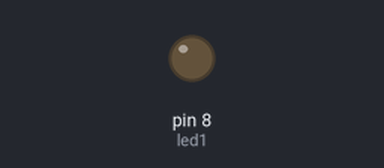
The sketch below on a simulated Arduino Uno, built with avr-gcc and run on an emulated ATmega328P. Shown: output pins drawn as LEDs (lit = HIGH).

Above: at 0.8 s.
At 2.22 s:
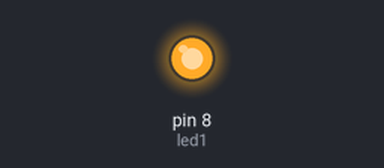
Timing chart, 0 to 5.8 s (numbered marks = the images above):
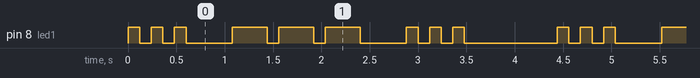

The sketch:

Milestone_Week1_SOS.ino
```cpp
int led1 = 8;   //initialize variable for LED pin
int unit = 120;  //delay time for morse code

void setup() {
  pinMode(led1, OUTPUT);  //initialize LED pin for output
}

void dot() {
  digitalWrite(led1, HIGH);
  delay(unit);
  digitalWrite(led1, LOW);
  delay(unit);
}

void dash() {
  digitalWrite(led1, HIGH);
  delay(unit * 3);
  digitalWrite(led1, LOW);
  delay(unit);
}

void loop() {
  dot();
  dot();
  dot();
  delay(unit * 3);
  dash();
  dash();
  dash();
  delay(unit * 3);
  dot();
  dot();
  dot();
  delay(unit * 7);
}
```

Measured:
- by itself, pin 8 (led1): repeats every 4.4 s: 2 × (LOW 0.12 s, HIGH 0.12 s), LOW 0.48 s, 2 × (HIGH 0.36 s, LOW 0.12 s), HIGH 0.36 s, LOW 0.48 s, 2 × (HIGH 0.12 s, LOW 0.12 s), HIGH 0.12 s, LOW 0.96 s, HIGH 0.12 s
- by itself, everything shown: repeats every 4.4 s, in 18 steps
